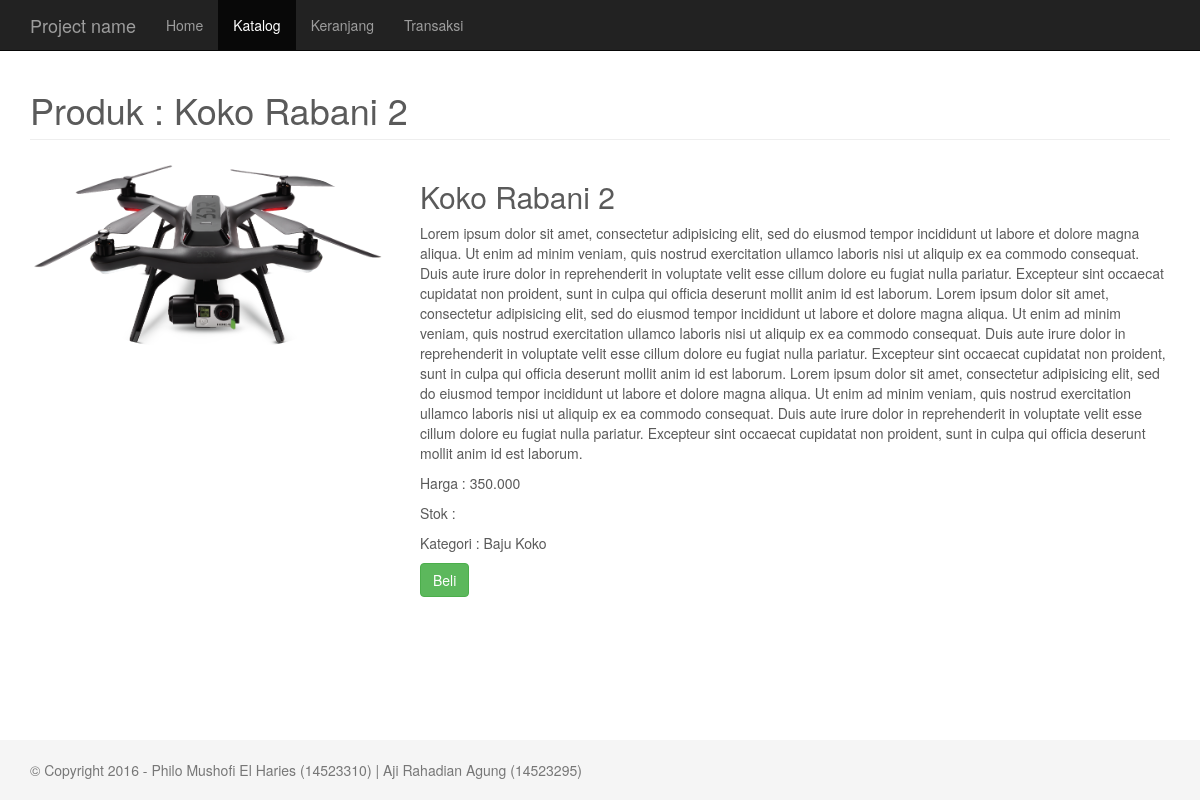
Screenshot of /detail.php?id=6 with the database file from the repository.
### tables this page shows
CREATE TABLE IF NOT EXISTS `produk` (
`id` int(11) NOT NULL,
  `nama` varchar(255) NOT NULL,
  `harga` int(11) NOT NULL,
  `ukuran` varchar(10) NOT NULL,
  `deskripsi` text NOT NULL,
  `kategori` varchar(255) NOT NULL,
  `image` varchar(50) NOT NULL
);

### detail.php (the view, shortened to what this page needs)
<?php
require_once("config/database.php");
$id = (isset($_GET["id"])) ? $_GET["id"] : false;
if ($id !== false) {
  $produk = mysqli_fetch_array(mysqli_query($conn, "SELECT * FROM produk WHERE id = '{$id}' LIMIT 1"));
}
?>
<!DOCTYPE html>
<html lang="en">
<head>
    <link href="assets/bootstrap/css/bootstrap.min.css" rel="stylesheet" />
    <link href="css/index.css" rel="stylesheet" />
  </head>
  <body>
    <div class="navbar navbar-inverse navbar-fixed-top" role="navigation">
      <div class="container">
        <div class="navbar-header">
          <a class="navbar-brand" href="#">Project name</a>
        </div>
        <div class="navbar-collapse collapse">
          <ul class="nav navbar-nav">
            <li><a href="index.php">Home</a></li>
            <li class="active"><a href="katalog.php">Katalog</a></li>
            <li><a href="keranjang.php">Keranjang</a></li>
            <li><a href="transaksi.php">Transaksi</a></li>
          </ul>
        </div>
      </div>
    </div>
    <div class="container marketing">
      <h1 class="page-header">Produk : <?php echo $produk["nama"]; ?></h1>
      <div class="featured-wrapper">
        <div class="row">
          <div class="col-sm-4">
            <img class="img-circle" src="img/produk/<?php echo $produk["image"]; ?>" alt="Generic placeholder image" style="width: 100%;">
          </div>
          <div class="col-sm-8">
            <h2><?php echo $produk["nama"]; ?></h2>
            <p><?php echo $produk["deskripsi"]; ?></p>
            <p>Harga : <?php echo number_format($produk["harga"], 0, ",", "."); ?></p>
            <p>Stok : <?php echo $produk["stok"]; ?></p>
            <p>Kategori : <?php echo $produk["kategori"]; ?></p>
            <p><a class="btn btn-success" href="proses/beli.php?id=<?php echo $produk["id"]; ?>" role="button">Beli</a></p>
          </div>
        </div>
      </div>
    </div>
    <footer>
      <div class="container">
        <p class="text-muted">&copy; Copyright 2016 - Philo Mushofi El Haries (14523310) | Aji Rahadian Agung (14523295)</p>
      </div>
    </footer>
  </body>
</html>

### css/index.css (style rules this page uses)
html { position: relative; min-height: 100%; }
body { margin-bottom: 60px; }
body { padding-top: 50px; padding-bottom: 40px; color: #5a5a5a; }
.marketing h2 { font-weight: normal; }
body > footer { position: absolute; bottom: 0; width: 100%; height: 60px; background-color: #f5f5f5; }
body > footer > .container { padding-right: 15px; padding-left: 15px; }
body > footer > .container .text-muted { margin: 20px 0; }

### rows the page displays
produk: nama "Koko Rabani 2", image (picture), deskripsi "Lorem ipsum dolor sit amet, consectetur adipisicing elit, sed do eiusmod tempor incididunt ut labore et dolore magna aliqua. Ut enim ad minim veniam, quis nostrud exercitation ullamco laboris nisi ut aliquip ex ea commodo consequat. Duis aute irure dolor in reprehenderit in voluptate velit esse cillum dolore eu fugiat nulla pariatur. Excepteur sint occaecat cupidatat non proident, sunt in culpa qui officia deserunt mollit anim id est laborum. Lorem ipsum dolor sit amet, consectetur adipisicing elit, sed do eiusmod tempor incididunt ut labore et dolore magna aliqua. Ut enim ad minim veniam, quis nostrud exercitation ullamco laboris nisi ut aliquip ex ea commodo consequat. Duis aute irure…", harga "350.000", kategori "Baju Koko"
